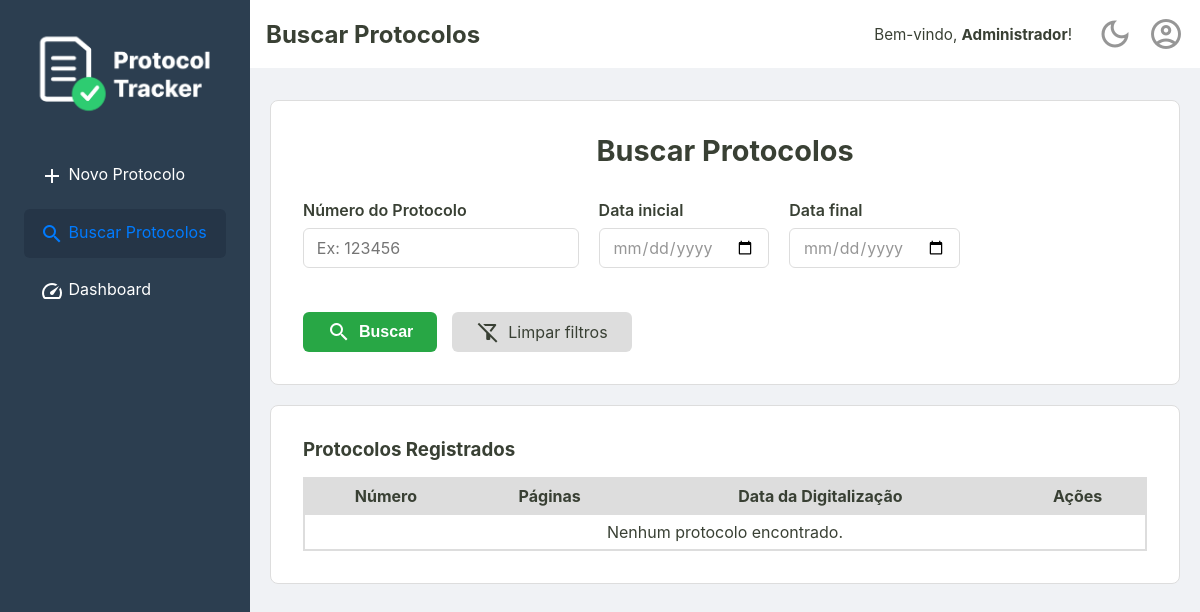
The app's page /busca (signed in), older data.
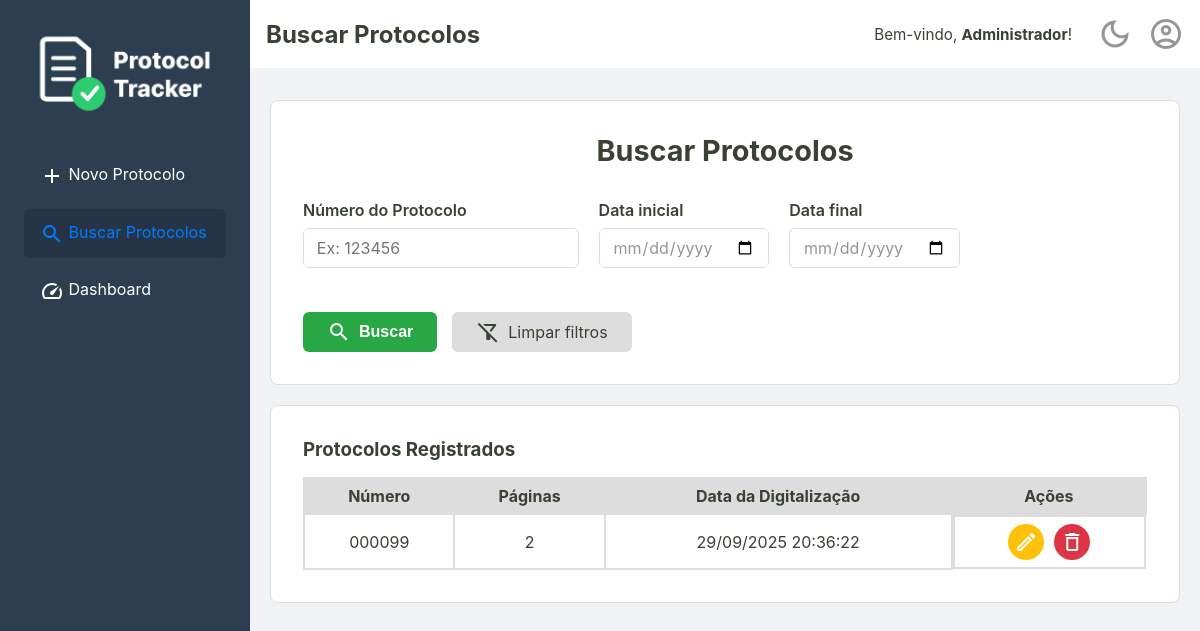
The same page, newer data.
### tables this page shows
CREATE TABLE usuarios (
    id INTEGER PRIMARY KEY,
    nome TEXT NOT NULL,
    email TEXT NOT NULL UNIQUE,
    cpf TEXT NOT NULL UNIQUE,
    senha TEXT NOT NULL,
    criado_em TEXT NOT NULL,
    ativo INTEGER NOT NULL DEFAULT 1
  );

CREATE TABLE protocolos (
    id TEXT PRIMARY KEY,
    id_usuario INTEGER NOT NULL,
    numero TEXT NOT NULL UNIQUE,
    quantidade_paginas INTEGER NOT NULL,
    observacoes TEXT,
    criado_em TEXT NOT NULL,
    alterado_em TEXT,
    deletado_em TEXT,
    FOREIGN KEY (id_usuario) REFERENCES usuarios (id)
  );

### src/Controller/WebController.php (called while the page is built, shortened)
<?php
class WebController {
    public function buscaProtocolo()
    {
        try {
            $numero = $_GET['numero'] ?? null;
            $dataInicio = !empty($_GET['data_inicio']) ? new DateTimeImmutable($_GET['data_inicio'] . ' 00:00:00') : null;
            $dataFim = !empty($_GET['data_fim']) ? new DateTimeImmutable($_GET['data_fim'] . ' 23:59:59') : null;
            $idUsuario = $_SESSION['usuario_logado_id'] ?? null;
            $usuarioLogado = $idUsuario ? $this->usuarioRepository->buscaPorId($idUsuario) : null;
            $listaDeProtocolos = $this->repositorio->search($idUsuario, $numero, $dataInicio, $dataFim);
            $tituloDaPagina = "Buscar Protocolos";
            require __DIR__ . '/../../templates/busca.php';
        } catch (Exception $e) {
            $erro = $e->getMessage();
            $idUsuario = $_SESSION['usuario_logado_id'] ?? null;
            $usuarioLogado = $idUsuario ? $this->usuarioRepository->buscaPorId($idUsuario) : null;
            $listaDeProtocolos = $this->repositorio->allByUser($idUsuario);
            $tituloDaPagina = "Buscar Protocolos";
            require __DIR__ . '/../../templates/busca.php';
        }
    }
}

### src/Repository/UsuarioRepository.php (called while the page is built, shortened)
<?php
final class UsuarioRepository
{
    private PDO $connection;
    public function __construct(PDO $connection)
    {
        $this->connection = $connection;
    }
    public function buscaPorId(int $id): ?Usuario
    {
        $sqlQuery = "SELECT * FROM usuarios WHERE id = :id;";
        $stmt = $this->connection->prepare($sqlQuery);
        $stmt->bindValue(':id', $id);
        $stmt->execute();
        $dadosUsuario = $stmt->fetch();
        return Usuario::fromArray($dadosUsuario);
    }
}

### src/Model/Usuario.php (called while the page is built, shortened)
<?php
class Usuario {
    public function nome(): string
    {
        return $this->nome;
    }
    public static function fromArray(array $dados): self
    {
        try {
            $data = new DateTimeImmutable($dados['criado_em']);
        } catch (Exception $e) {
            throw new Exception("Falha ao criar data a partir do valor: " . ($dados['criado_em'] ?? 'N/A'));
        }
        return new self(
            $dados['id'],
            $dados['nome'],
            $dados['email'],
            $dados['cpf'],
            $dados['senha'],
            $data,
            (bool) $dados['ativo']
        );
    }
}

### src/Repository/ProtocoloRepositorySql.php (called while the page is built, shortened)
<?php
final class ProtocoloRepositorySql implements ProtocoloRepositoryInterface
{
    private PDO $connection;
    public function __construct(PDO $connection)
    {
        $this->connection = $connection;
    }
    public function search(?int $id_usuario = null, ?string $numero = null, ?DateTimeImmutable $dataInicio = null, ?DateTimeImmutable $dataFim = null): array
    {
        $sqlConditions = [];
        $parametros = [];
        $sqlConditions[] = 'deletado_em IS NULL';
        if ($id_usuario !== null) {
            $sqlConditions[] = 'id_usuario = :id_usuario';
            $parametros[':id_usuario'] = $id_usuario;
        }
        $sqlQuery = 'SELECT * FROM protocolos WHERE ' . implode(' AND ', $sqlConditions) . ' ORDER BY criado_em DESC;';
        $stmt = $this->connection->prepare($sqlQuery);
        $stmt->execute($parametros);
        return $this->hidrataListaDeProtocolos($stmt);
    }
    private function hidrataListaDeProtocolos(PDOStatement $stmt): array
    {
        $listaDeProtocolos = [];
        while($protocoloDados = $stmt->fetch()){
            $listaDeProtocolos[] = Protocolo::fromArray($protocoloDados);
        }
        return $listaDeProtocolos;
    }
}

### src/Model/Protocolo.php (called while the page is built, shortened)
<?php
class Protocolo {
    public function id(): string {
        return $this->id;
    }
    public function numero(): string {
        return $this->numero;
    }
    public function paginas(): int {
        return $this->quantidade_paginas;
    }
    public function data(): DateTimeImmutable {
        return $this->criado_em;
    }
    public static function fromArray(array $dados): self
    {
        try {
            $criado_em = new DateTimeImmutable($dados['criado_em']);
            $alterado_em = isset($dados['alterado_em']) ? new DateTimeImmutable($dados['alterado_em']) : null;
            $deletado_em = isset($dados['deletado_em']) ? new DateTimeImmutable($dados['deletado_em']) : null;
        } catch (Exception $e) {
            throw new Exception("Falha ao criar data");
        }
        return new self(
            $dados['id'],
            $dados['id_usuario'],
            $dados['numero'],
            $dados['quantidade_paginas'],
            $criado_em,
            $dados['observacoes'] ?? null,
            $alterado_em,
            $deletado_em
        );
    }
}

### templates/_partials/_listaProtocolos.php (the view, shortened to what this page needs)
<section class="listagem-container">
    <h3>Protocolos Registrados</h3>
    <table id="tabela-protocolos" class="protocolos-table">
        <thead>
            <tr>
                <th>Número</th>
                <th>Páginas</th>
                <th>Data da Digitalização</th>
                <th class="acoes-header">Ações</th>
            </tr>
        </thead>
        <tbody>
            <?php if (empty($listaDeProtocolos)): ?>
                <tr>
                    <td colspan="4" class="nenhum-resultado">Nenhum protocolo encontrado.</td>
                </tr>
            <?php endif; ?>
            <?php foreach ($listaDeProtocolos as $protocolo): ?>
                <tr>
                    <td><?= htmlspecialchars($protocolo->numero()) ?></td>
                    <td><?= htmlspecialchars($protocolo->paginas()) ?></td>
                    <td><?= $protocolo->data()->format('d/m/Y H:i:s') ?></td>
                    <td class="acoes-cell">
                        <a href="/editar?id=<?= htmlspecialchars($protocolo->id()) ?>" class="btn-acao btn-editar" title="Editar">
                            <span class="material-icons-outlined">edit</span>
                        </a>
                        <form action="/excluir" method="post" onsubmit="return confirm('Tem certeza que deseja excluir este protocolo?');">
                            <button type="submit" class="btn-acao btn-excluir" title="Excluir">
                                <span class="material-icons-outlined">delete</span>
                            </button>
                        </form>
                    </td>
                </tr>
            <?php endforeach; ?>
        </tbody>
    </table>
</section>

### public/index.php (shortened to what this page needs)
<?php
try {
    $connection = ConnectionCreator::createConnection();
    $AuditRepository = new AuditRepository($connection);
    $AuditService = new AuditService($AuditRepository);
    $repositorio = new ProtocoloRepositorySql($connection);
    $dashboardService = new DashboardService($repositorio);
    $protocoloService = new ProtocoloService($repositorio, $AuditService);
    $usuarioRepositorio = new UsuarioRepository($connection);
    $webController = new WebController($repositorio, $dashboardService, $protocoloService, $usuarioRepositorio);
    $uri = $_SERVER['REQUEST_URI'];
    $uri = parse_url($uri, PHP_URL_PATH);
    switch ($uri) {
        case '/busca':
            $webController->buscaProtocolo();
            break;
    }
} catch (Exception $e) {
    http_response_code(500);
    echo "<p>Mensagem do Erro: " . $e->getMessage() . "</p>";
    echo "<p>Por favor, tente novamente mais tarde.</p>";
}

### templates/_partials/_header.php (shortened to what this page needs)
<!DOCTYPE html>
<html lang="pt-br">
<head>
    <link rel="stylesheet" href="/assets/css/style.css">
    <link rel="stylesheet" href="/assets/css/style.css">
    <link rel="stylesheet" href="https://cdn.datatables.net/2.0.8/css/dataTables.dataTables.css">
</head>
<body>
    <div class="container-principal">
        <aside class="sidebar">
            <div class="sidebar-logo">
                <img src="/assets/imgs/ProtocolTrackerLogo.png" alt="Logo Protocol Tracker">
            </div>
            <nav>
                <ul>
                    <?php $uri = parse_url($_SERVER['REQUEST_URI'], PHP_URL_PATH); ?>
                    <li><a href="/home" class="<?= ($uri === '/home') ? 'active' : '' ?>"><span class="material-icons-outlined">add</span> Novo Protocolo</a></li>
                    <li><a href="/busca" class="<?= ($uri === '/busca') ? 'active' : '' ?>"><span class="material-icons-outlined">search</span> Buscar Protocolos</a></li>
                    <li><a href="/dashboard" class="<?= ($uri === '/dashboard') ? 'active' : '' ?>"><span class="material-icons-outlined">speed</span> Dashboard</a></li>
                </ul>
            </nav>
        </aside>
        <div class="div-conteudo-principal">
            <?php require __DIR__ . '/_content-header.php'; ?>
            <main class="conteudo-principal">

### templates/_partials/_content-header.php (shortened to what this page needs)
<div class="content-header">
    <div class="header-title">
        <h2><?= isset($tituloDaPagina) ? htmlspecialchars($tituloDaPagina) : 'Página sem Título' ?></h2>
    </div>
    <div class="header-actions">
        <?php if (isset($usuarioLogado) && $usuarioLogado): ?>
            <div class="welcome-message">
                <span>Bem-vindo, <strong><?= htmlspecialchars($usuarioLogado->nome()) ?></strong>!</span>
            </div>
        <?php endif; ?>
        <a href="#" id="theme-toggle" class="action-icon" title="Mudar Tema">
            <span class="material-icons-outlined">dark_mode</span>
        </a>
        <div class="dropdown">
            <a href="#" id="user-menu-toggle" class="action-icon" title="Perfil do Usuário">
                <span class="material-icons-outlined">account_circle</span>
            </a>
        </div>
    </div>
</div>

### templates/busca.php
<?php require __DIR__ . '/_partials/_header.php'; ?>
<div class="container-principal-busca">
    <section class="busca-form-container">
        <h2>Buscar Protocolos</h2>
        <form action="/busca" method="get" class="busca-form">
            <div class="form-row">
                <div class="form-group">
                    <label for="numero">Número do Protocolo</label>
                    <input type="text" id="numero" name="numero" value="<?= htmlspecialchars($_GET['numero'] ?? '') ?>" placeholder="Ex: 123456">
                </div>
                <div class="form-group">
                    <label for="data_inicio">Data inicial</label>
                    <input type="date" id="data_inicio" name="data_inicio" value="<?= htmlspecialchars($_GET['data_inicio'] ?? '') ?>">
                </div>
                <div class="form-group">
                    <label for="data_fim">Data final</label>
                    <input type="date" id="data_fim" name="data_fim" value="<?= htmlspecialchars($_GET['data_fim'] ?? '') ?>">
                </div>
            </div>
            <div class="form-actions">
                <button type="submit" class="btn-buscar">
                    <span class="material-icons-outlined">search</span> Buscar
                </button>
                <a href="/busca" class="btn-limpar"><span class="material-icons-outlined">filter_alt_off</span> Limpar filtros</a>
            </div>
        </form>
    </section>
    <?php require __DIR__ . '/_partials/_listaProtocolos.php'; ?>
</div>
<?php require __DIR__ . '/_partials/_footer.php'; ?>

### templates/_partials/_footer.php (shortened to what this page needs)
            </main>
        </div>
    </div>
</body>
</html>

Row changes from the older to the newer data that the page shows:
added protocolos: numero "000099", quantidade_paginas "2", format "29/09/2025 20:36:22"
Text that changed along with them:
text no longer shown: "Nenhum protocolo encontrado."
